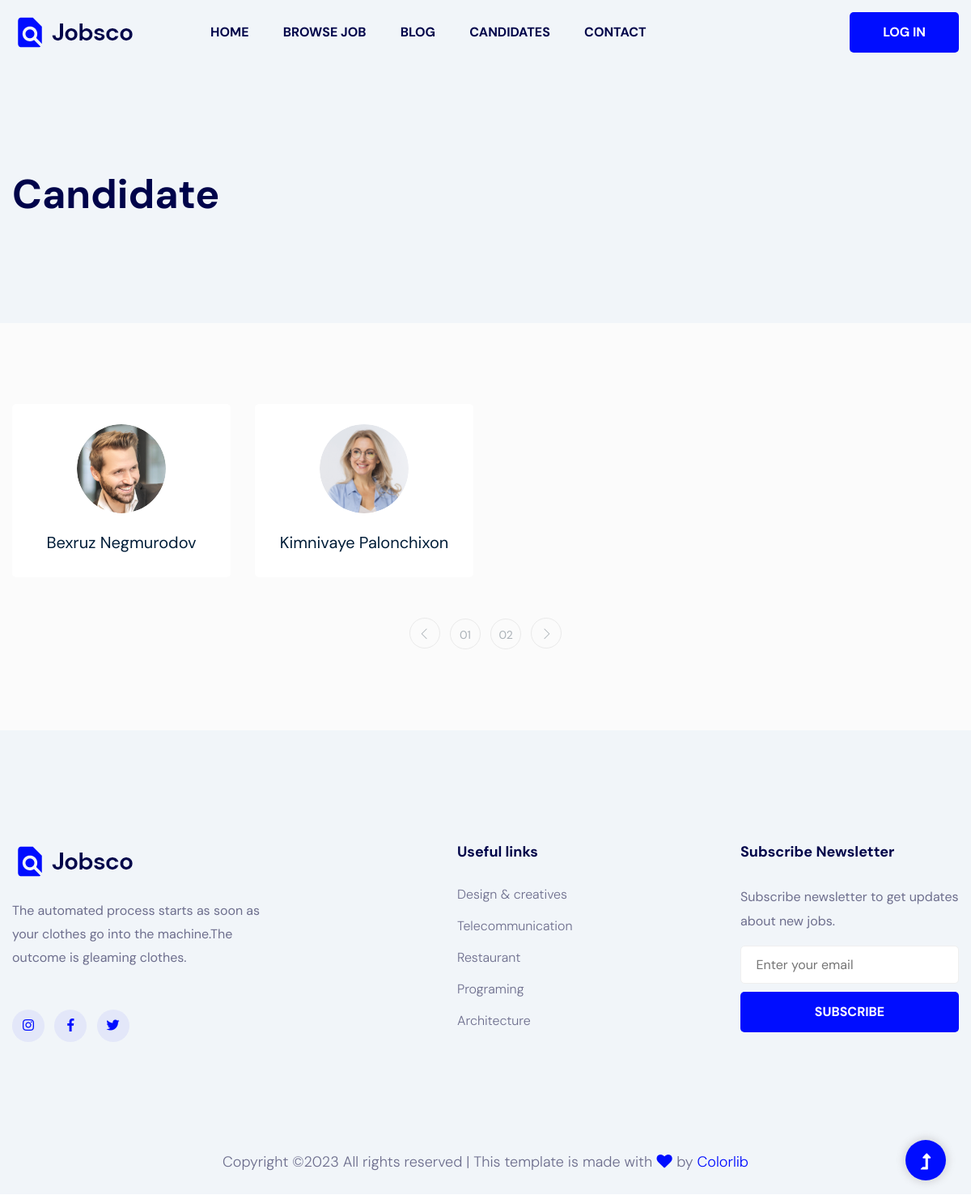
/accounts/, run on an earlier commit of the app's database.
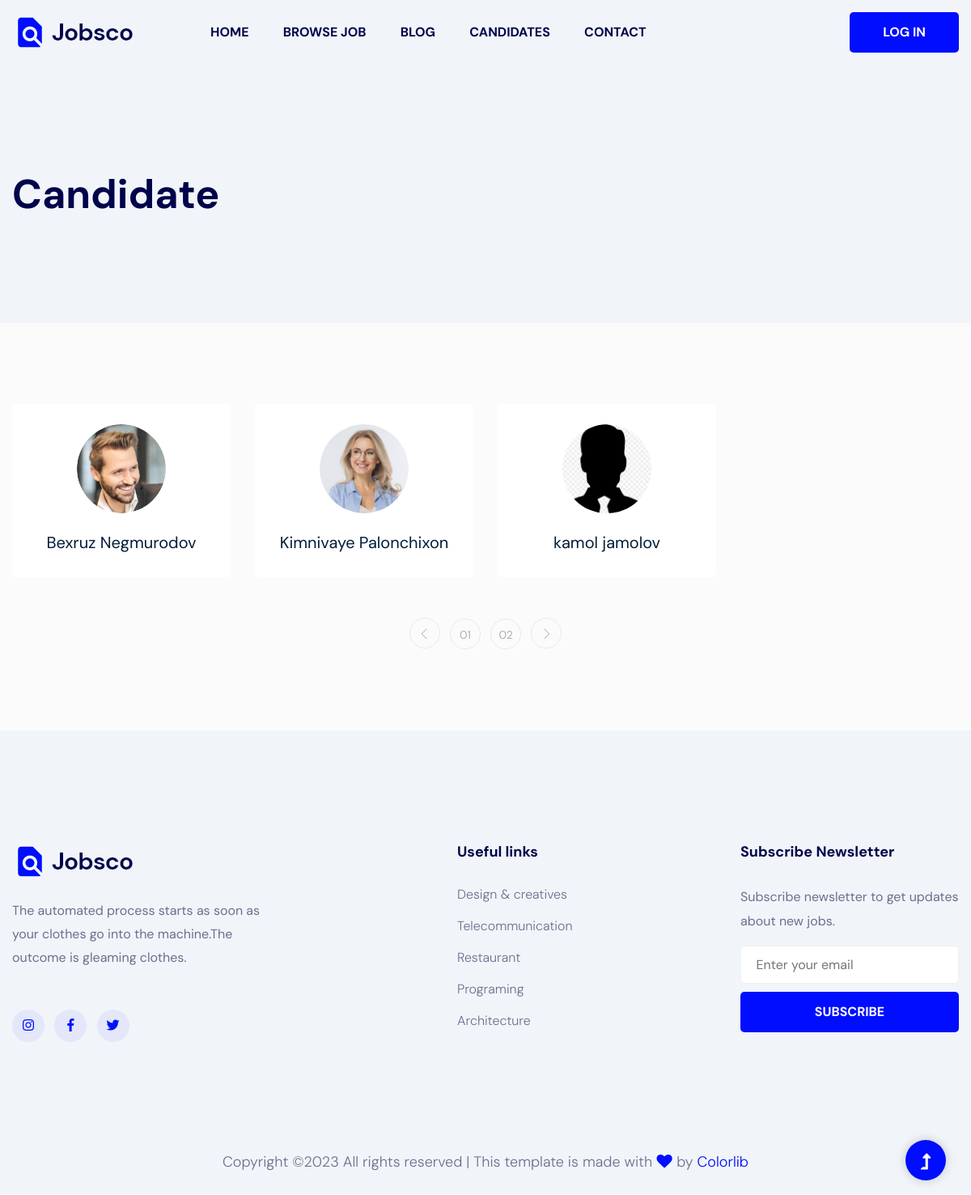
And on a later commit of the database.
### apps/accounts/models.py (models this page shows, shortened)
class Account(AbstractBaseUser, PermissionsMixin):
    ROLE = (
        (0, 'Staff'),
        (1, 'Candidate'),
        (2, 'Recruiter'),
    )
    email = models.EmailField(max_length=221, unique=True)
    first_name = models.CharField(max_length=221, null=True)
    last_name = models.CharField(max_length=221, null=True)
    slug = models.SlugField(unique=True, max_length=221, null=True)
    avatar = models.ImageField(null=True, blank=True, upload_to=avatar_path)
    is_superuser = models.BooleanField(default=False)
    is_staff = models.BooleanField(default=False)
    is_active = models.BooleanField(default=True)
    role = models.IntegerField(choices=ROLE, null=True)
    cv = models.FileField(upload_to=cv_path, null=True, blank=True)
    modified_date = models.DateTimeField(auto_now=True)
    created_date = models.DateTimeField(auto_now_add=True)
    EMAIL_FIELD = ''
    USERNAME_FIELD = 'email'
    REQUIRED_FIELDS = []
    objects = AccountManager()
    def full_name(self):
        name_list = []
        if self.first_name:
            name_list.append(self.first_name)
        if self.last_name:
            name_list.append(self.last_name)
        name_str = " ".join(name_list)
        if name_str:
            return name_str
        return self.email

### apps/accounts/views.py (the view)
# urls.py: path('', candidate, name='candidate'),
def candidate(request):
    object_list = Account.objects.filter(role=1)
    ctx = {
        'object_list': object_list
    }
    return render(request, 'account/candidate/candidate.html', ctx)

### templates/account/candidate/candidate.html
{% extends 'base.html' %}
{% load static %}
{% block content %}
    <main>
        <div class="slider-area gray-bg position-relative">
            <div class="single-slider d-flex align-items-center slider-height2">
                <div class="container">
                    <div class="row">
                        <div class="col-xl-12">
                            <div class="hero-caption hero-caption2">
                                <h2>Candidate</h2>
                            </div>
                        </div>
                    </div>
                </div>
            </div>
        </div>
        <div class="featured_candidates_area section-bg2 candidate_page_padding">
            <div class="container">
                <div class="row">
                    {% for object in object_list %}
                        <div class="col-md-6 col-lg-3">
                            <div class="single_candidates text-center">
                                {% if object.avatar %}
                                    <div class="thumb">
                                        <img src="{{ object.avatar.url }}" alt="">
                                    </div>
                                {% else %}
                                    <div class="thumb">
                                        <img src="{% static 'assets/img/blog/unnamed.jpg' %}" alt="" width="100%">
                                    </div>
                                {% endif %}
                                <a href="{% url 'accounts:candidate_detail' object.slug %}"><h4>{{ object.full_name }}</h4></a>
                            </div>
                        </div>
                    {% endfor %}
                </div>
                <div class="row">
                    <div class="col-lg-12">
                        <div class="pagination_wrap">
                            <ul>
                                <li><a href="#"> <i class="ti-angle-left"></i> </a></li>
                                <li><a href="#"><span>01</span></a></li>
                                <li><a href="#"><span>02</span></a></li>
                                <li><a href="#"> <i class="ti-angle-right"></i> </a></li>
                            </ul>
                        </div>
                    </div>
                </div>
            </div>
        </div>
    </main>
{% endblock %}

What changed in the data, as far as the page shows it:
added Account: full_name "kamol jamolov"
